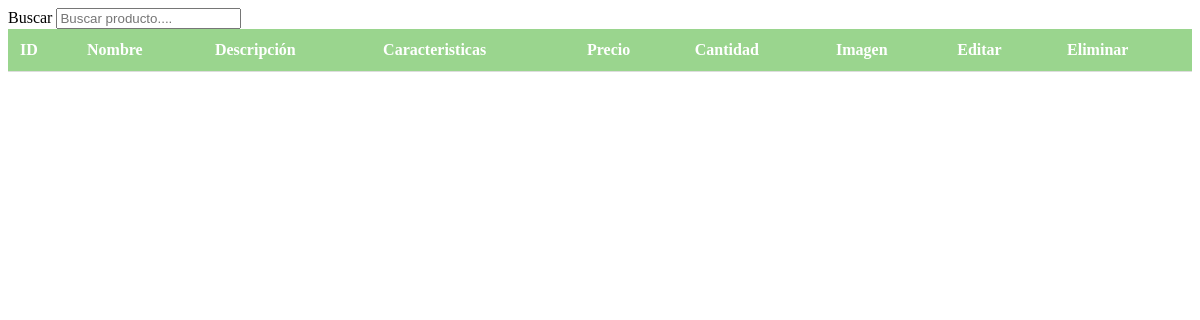
The page /view/adm/seccion-ac-pro.php on the database as committed earlier.
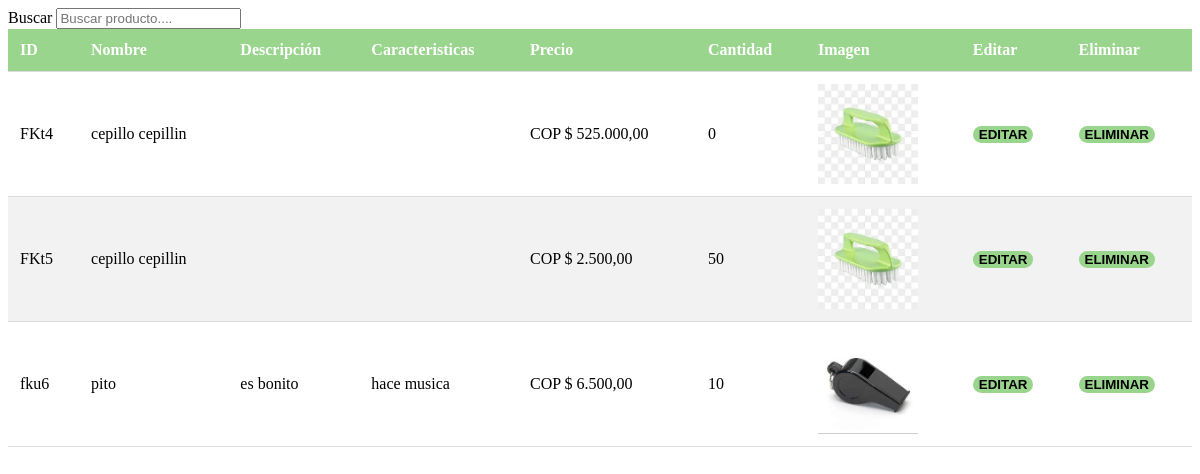
The same page on the database as committed later.
### tables this page shows
CREATE TABLE `tb_productos` (
  `id_producto` varchar(10) NOT NULL,
  `producto_nombre` varchar(80) DEFAULT NULL,
  `descripcion_producto` varchar(160) DEFAULT NULL,
  `caracteristicas_producto` varchar(500) DEFAULT NULL,
  `cantidades` int(11) DEFAULT NULL,
  `id_ofertas` int(11) DEFAULT NULL,
  `img` varchar(200) DEFAULT NULL,
  `precio` varchar(200) DEFAULT NULL,
  `color` varchar(150) NOT NULL,
  PRIMARY KEY (`id_producto`)
);

### metodos/modelo.php (called while the page is built, shortened)
<?php
class Model {
    public static function sqlMostrarProductos($search = null,$des = null,$categoria = null){
        include("bd-conect/inclucion-bd.php");
        if($des == 1 ){
            $sql = "select * from tb_productos ";
        }
        return $resulatdo = $conexion->query($sql);
    }
}

### cajon/bootstrap/bootstrap.php (called while the page is built, shortened)
<?php
class id{
    public static function encriptar($dato) {
        return base64_encode($dato);
    }
}

### metodos/clas-view.php (the view, shortened to what this page needs)
<?php
class Vista{
    public static function buscarProducto($text = null, $des = null){
        include_once("modelo.php");
        include_once("../../cajon/bootstrap/bootstrap.php");
        $salida = "<div class='table-responsive'>";
        $salida .= "<table class='table table-striped table-hover'>";
        $salida .= "<thead class='thead-dark'><tr>";
        $salida .= "<th scope='col'>ID</th>";
        $salida .= "<th scope='col'>Nombre</th>";
        $salida .= "<th scope='col'>Descripción</th>";
        $salida .= "<th scope='col'>Caracteristicas</th>";
        $salida .= "<th scope='col'>Precio</th>";
        $salida .= "<th scope='col'>Cantidad</th>";
        $salida .= "<th scope='col'>Imagen</th>";
        $salida .= "<th scope='col'>Editar</th>";
        $salida .= "<th scope='col'>Eliminar</th>";
        $salida .= "</tr></thead><tbody>";
        $consulta = Model::sqlMostrarProductos($text,$des);
        while($fila = $consulta->fetch_array()){
            $id = id::encriptar($fila[0]);
            $salida .= "<tr>";
            $salida .= "<td>{$fila[0]}</td>";
            $salida .= "<td>{$fila[1]}</td>";
            $salida .= "<td>{$fila[2]}</td>";
            $salida .= "<td>{$fila[3]}</td>";
            $salida .= "<td>COP $ {$fila[7]}</td>";
            $salida .= "<td>{$fila[4]}</td>";
            $salida .= "<td><img src='{$fila[6]}' alt='Imagen del producto' class='img-fluid img-thumbnail' style='max-width: 100px; height: auto;'></td>";
            $salida .= "<td><a href='admin.php?seccion=edit&data=$id'><button type='button'>Editar</button></a></td>";
            $salida .= "<td><button type='button' onclick='decision(\"{$fila[0]}\")'>Eliminar</button></td>";
            $salida .= "</tr>";
        }
        $salida .= "</tbody></table>";
        $salida .= "</div>";
        return $salida;
    }
}

Rows that differ between the two databases and show on the page:
added tb_productos: id_producto "FKt4", producto_nombre "cepillo cepillin", precio "525.000,00", cantidades "0", img (picture)
added tb_productos: id_producto "FKt5", producto_nombre "cepillo cepillin", precio "2.500,00", cantidades "50", img (picture)
added tb_productos: id_producto "fku6", producto_nombre "pito", descripcion_producto "es bonito", caracteristicas_producto "hace musica", precio "6.500,00", cantidades "10", img (picture)
